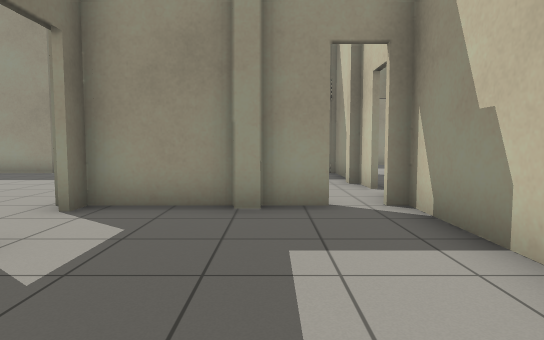
View 1 (above)

24 first-person views from a walk through a robot-simulator world made for Gazebo. The camera is 0.94 m above the floor, tilts 4° down and sees 75° across. The lines on the ground mark 1 m squares. The floor is counted in squares, 1 m on a side. Each view is taken from the middle of a square. On the plan, view 1 faces up. The plan holds only what a view shows up to about 12 squares ahead; the rest is blank. Some surface patterns are stand-ins.

View 2
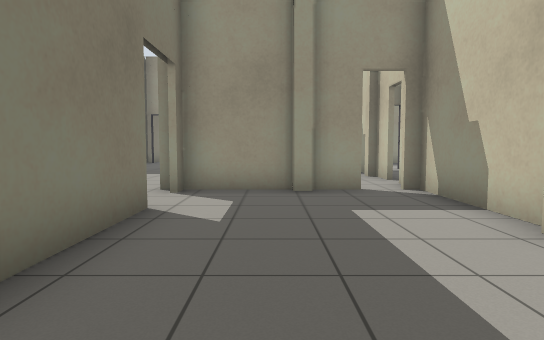

View 3
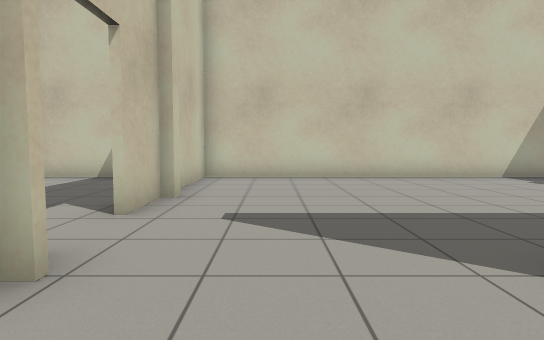

View 4
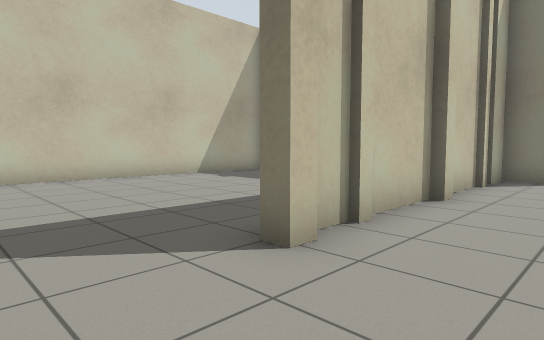

View 5
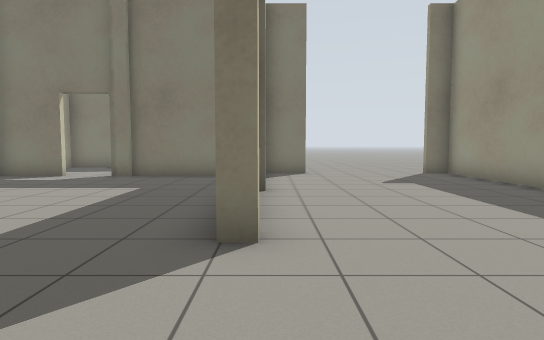

View 6
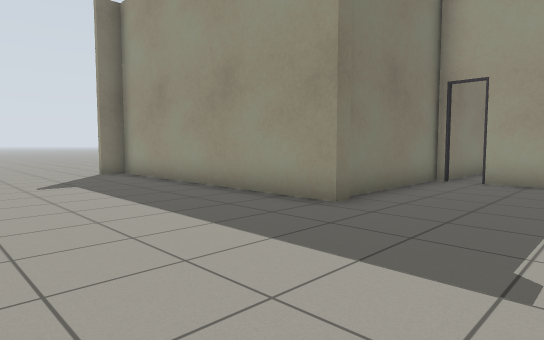

View 7
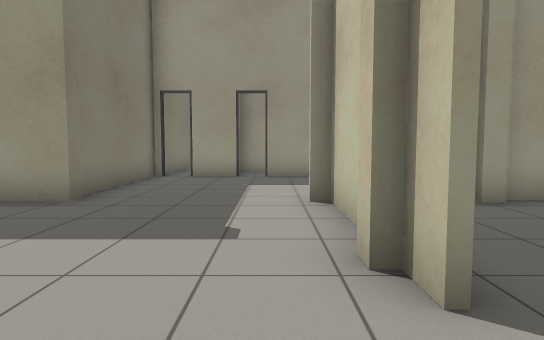

View 8
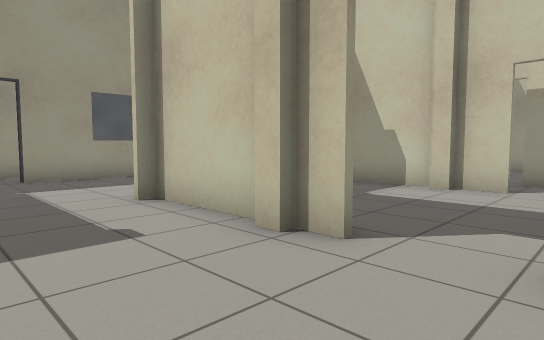

View 9
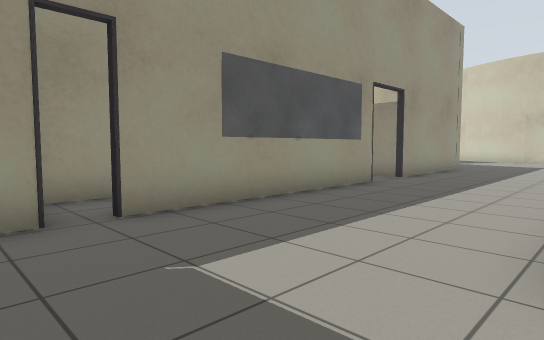

View 10
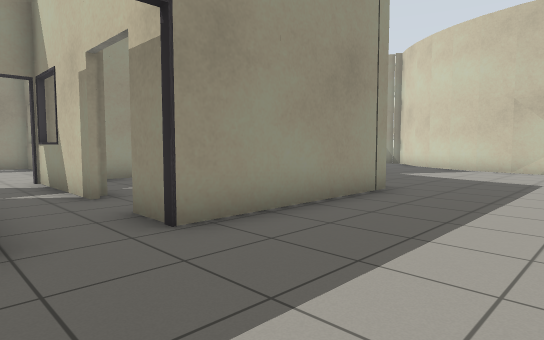

View 11
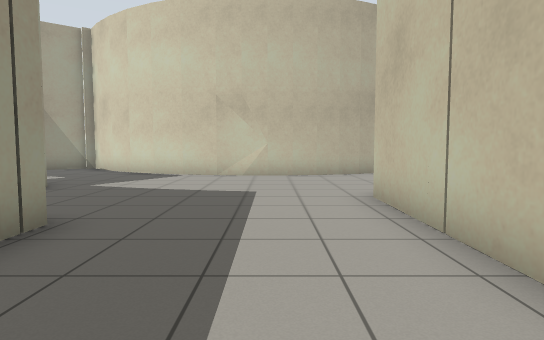

View 12
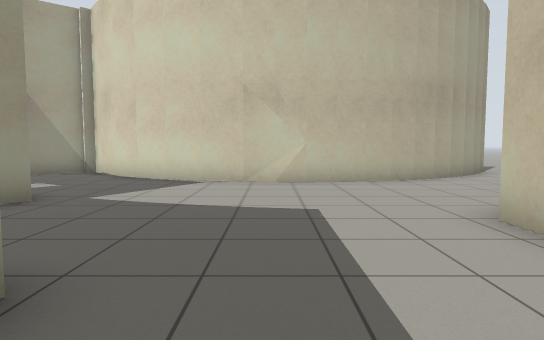

View 13
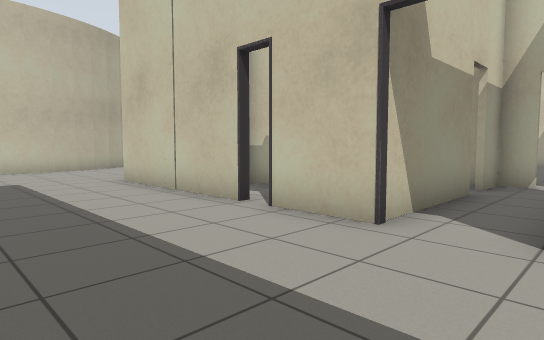

View 14
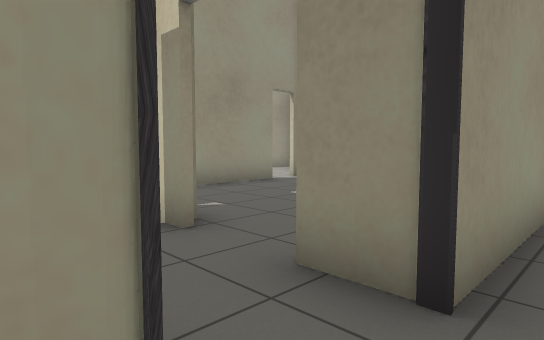

View 15
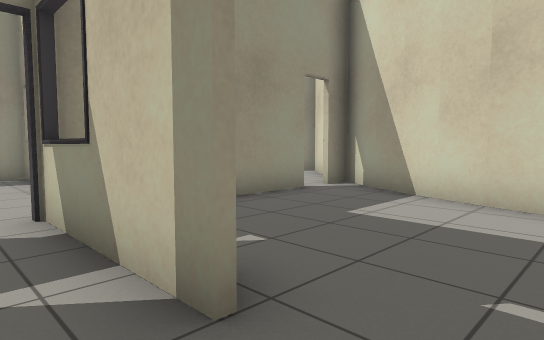

View 16
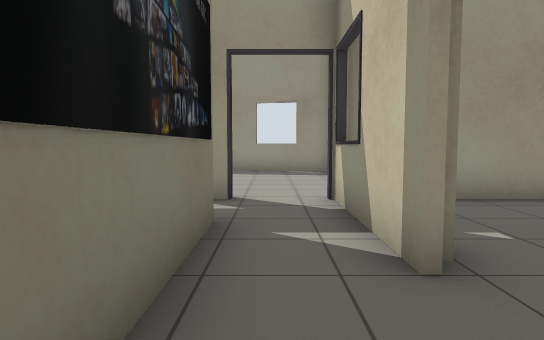

View 17
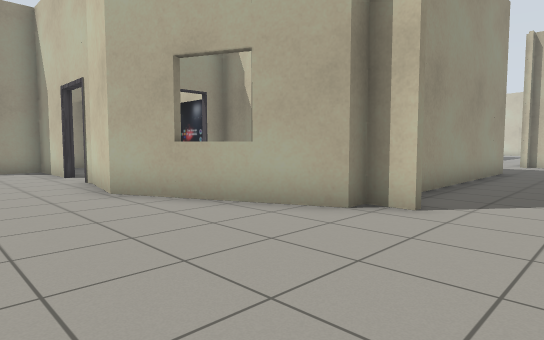

View 18
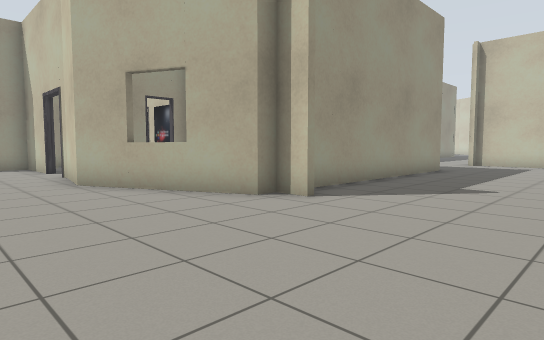

View 19
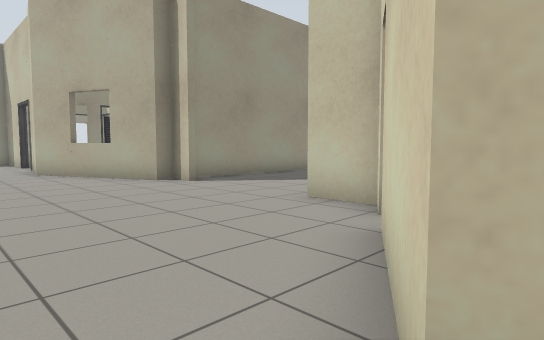

View 20
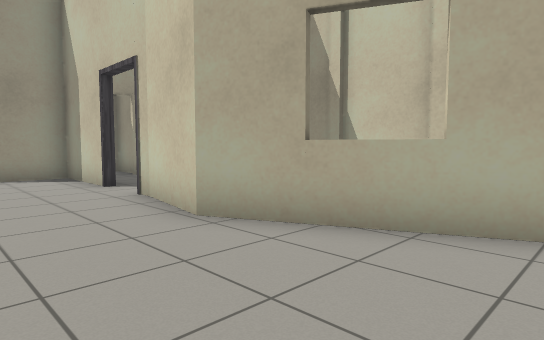

View 21
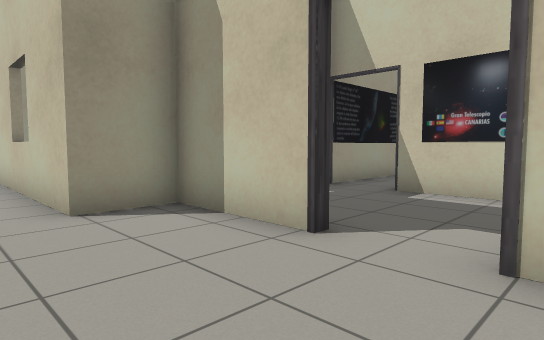

View 22
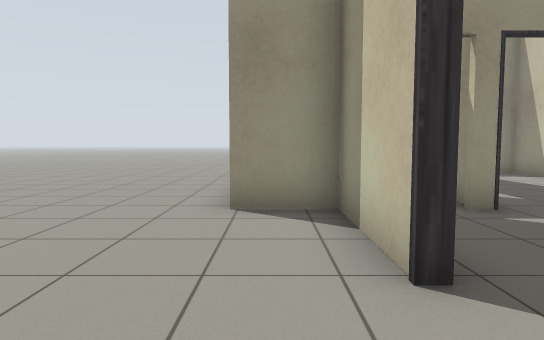

View 23
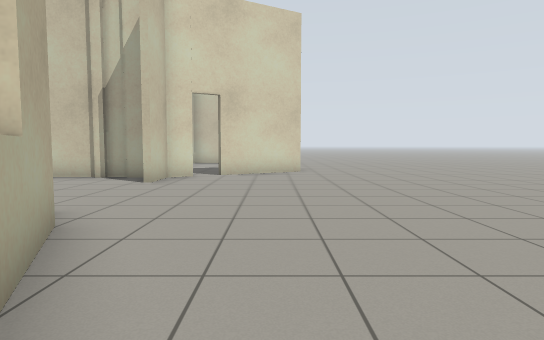

View 24
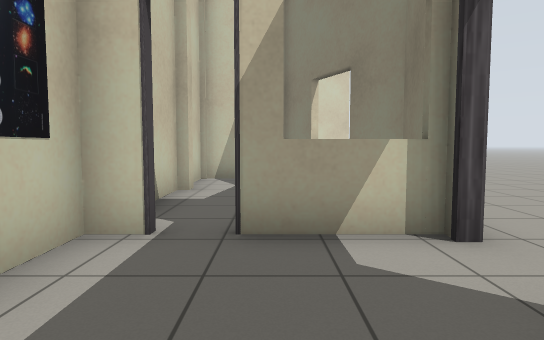

### Floor plan
Key: @ floor where view 1 was taken; # wall or solid block; x gap in a wall; . floor; = window, fence, low wall or low ledge.
Columns run from 21 left of view 1 to 19 right of it. Each row starts with its distance up from view 1.
 31   #
 30   #       #               #
 29 ..=      .#            ...=
 28 ..#      .             ...
 27 ..#     ..             ...
 26 ..=    ..              ...
 25 ..#   ..               ...      .##
 24 ..#  #..               ...     ..
 23 ..####.#####           #.########
 22 ...#......             ..=.....##       #
 21 ...#...#               #.#.....#    ....#
 20 .......#     #         #.#.....#  #....##
 19  ......#     #. ##     #......## ......#
 18 ...#=#.#     #. ##     #..... #.......##
 17  ..#  .#     #.#########.######.......#
 16 ...#  .#     #.......................##
 15 ...#  .#     #.......................#
 14 ...== .#     #.......................#
 13 ....# .#     #.......................##
 12 ....##########....######.##x##### ....#
 11 ..................# ...#.#  ..#   ....#
 10 ..................#....#.#   ##    ...##
  9 ..................#....#.#           ..##
  8 ..................#....#..             .#
  7 .....#...................#
  6 .....#......##....#.  ##.##
  5 .....#########....######..
  4 ..##. #................#
  3 .##   #...........#....#
  2       #...........#....#
  1       ............#....
  0       ............#..@.
 -1       #...........# ...
 -2       #...........# ...#
 -3         ###########  ###

Where each view was taken, in squares from view 1:
view 1: 0 up, 0 right, facing up
view 2: 2 down, 1 left, facing up
view 3: 8 up, 5 left, facing down
view 4: 8 up, 5 left, facing down-left
view 5: 6 up, 4 left, facing left
view 6: 7 up, 4 left, facing up-left
view 7: 6 up, 4 left, facing up
view 8: 6 up, 6 left, facing up-right
view 9: 12 up, 6 left, facing up-right
view 10: 13 up, 2 right, facing up-right
view 11: 14 up, 5 right, facing right
view 12: 15 up, 7 right, facing right
view 13: 16 up, 2 right, facing down-right
view 14: 16 up, 2 right, facing up-right
view 15: 18 up, 3 right, facing up-right
view 16: 17 up, 3 right, facing up
view 17: 9 up, 21 left, facing up-right
view 18: 7 up, 21 left, facing up-right
view 19: 3 up, 21 left, facing up-right
view 20: 12 up, 21 left, facing up-right
view 21: 18 up, 21 left, facing up-right
view 22: 18 up, 19 left, facing up
view 23: 16 up, 19 left, facing down
view 24: 22 up, 16 left, facing down
